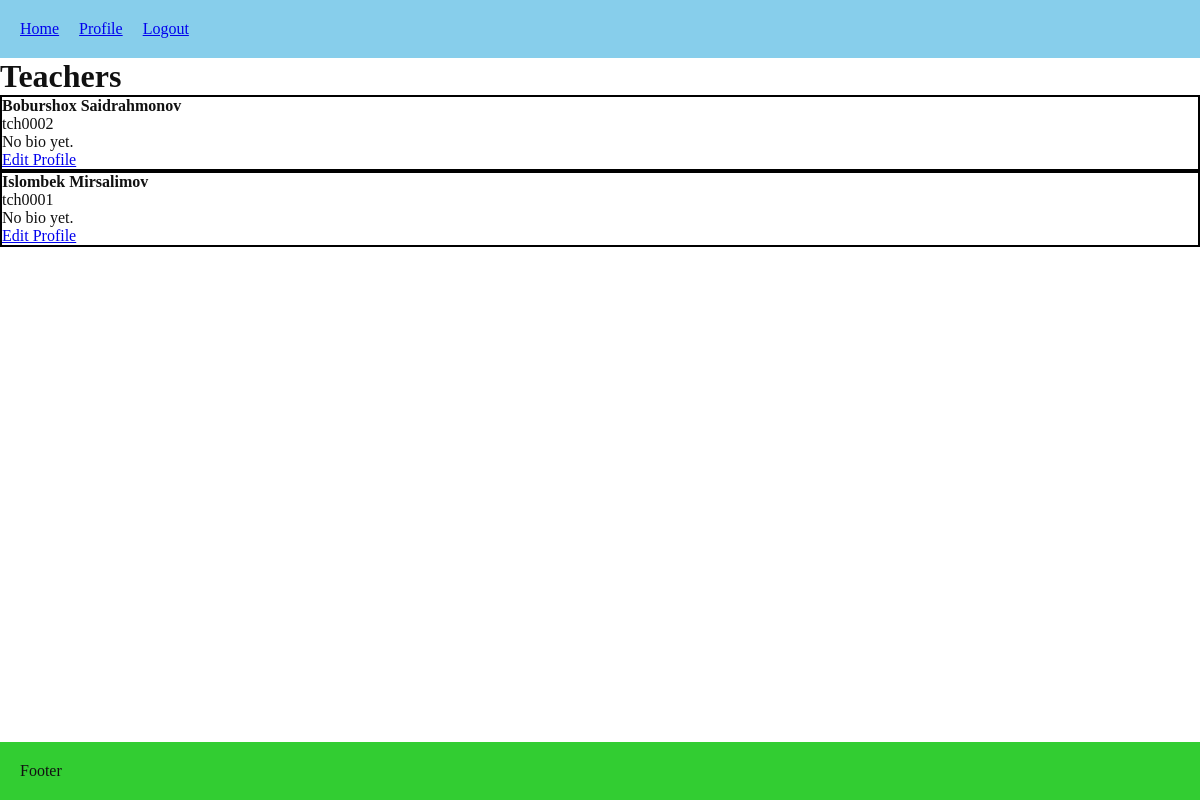
Before: /users/teachers/ (signed in) with the older database file.
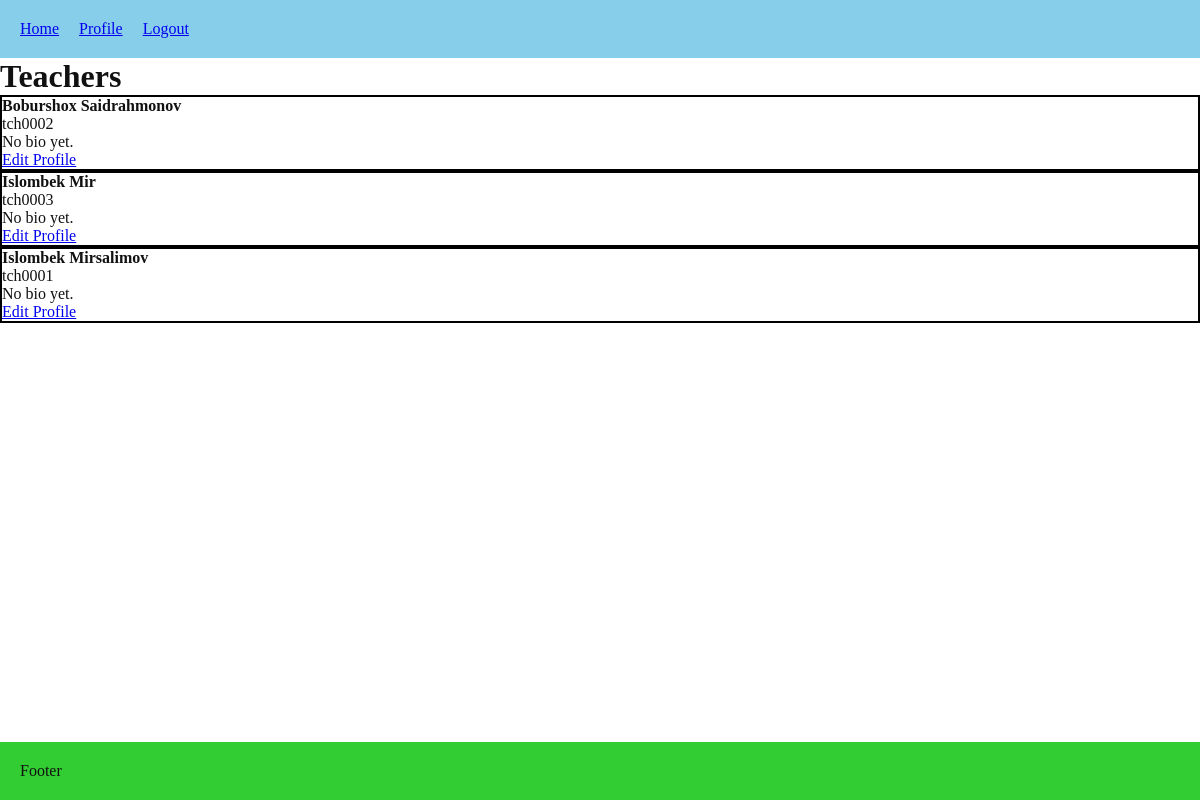
After: the same page with the newer database file.
### users/models.py (models this page shows, shortened)
class User(AbstractUser):
    username = models.CharField(
        max_length=150,
        unique=True,
        blank=True,
        editable=False
    )
    class Role(models.TextChoices):
        ADMIN = 'ADMIN', 'Admin'
        TEACHER = 'TEACHER', 'Teacher'
        STUDENT = 'STUDENT', 'Student'
    ROLE_PREFIXES = {
        Role.ADMIN: 'adm',
        Role.TEACHER: 'tch',
        Role.STUDENT: 'std',
    }
    role = models.CharField(max_length=20, choices=Role.choices, default=Role.STUDENT)
    phone_number = models.CharField(max_length=15, blank=True)
    must_reset_password = models.BooleanField(default=True)
    class Meta:
        constraints = [
            models.UniqueConstraint(fields=["first_name", "last_name", "role"], name="unique_full_name_per_role")
        ]

### users/views.py (the view)
# urls.py: path("teachers/", views.teachers_list, name="teachers_list"),
@login_required
def teachers_list(request):
    teachers = User.objects.filter(role=User.Role.TEACHER).select_related("teacher_profile").order_by("first_name", "last_name", "username")
    if request.user.role == User.Role.STUDENT:
        teachers = teachers.filter(teacher_profile__is_active_profile=True)
    return render(request, "users/teachers_list.html", {
        "teachers": teachers,
    })

### users/templates/users/teachers_list.html (shortened to what this page needs)
{% extends "core/base.html" %}
{% block content %}
<h1>Teachers</h1>
{% if teachers %}
    <div class="teachers-grid">
        {% for teacher in teachers %}
            <div class="teacher-card {% if teacher.teacher_profile and not teacher.teacher_profile.is_active_profile %}teacher-card--inactive{% endif %}" style="border:2px black solid;">
                <div class="teacher-header">
                    <div>
                        <strong>{{ teacher.get_full_name|default:teacher.first_name }}</strong>
                        {% if request.user.role == "ADMIN" or request.user.role == "TEACHER" %}
                            <div class="teacher-username">{{ teacher.username }}</div>
                        {% endif %}
                    </div>
                </div>
                {% if teacher.teacher_profile and teacher.teacher_profile.bio %}
                    <p class="teacher-bio">{{ teacher.teacher_profile.bio }}</p>
                {% else %}
                    <p class="teacher-bio teacher-bio--empty">No bio yet.</p>
                {% endif %}
                {% if request.user.role == "ADMIN" or request.user == teacher %}
                    <a href="{% url 'users:edit_teacher_profile' teacher.id %}">Edit Profile</a>
                {% endif %}
            </div>
        {% endfor %}
    </div>
{% else %}
    <p>No teachers found.</p>
{% endif %}
{% endblock %}

Changed rows visible on the page:
added User: get_full_name "Islombek Mir", username "tch0003"
